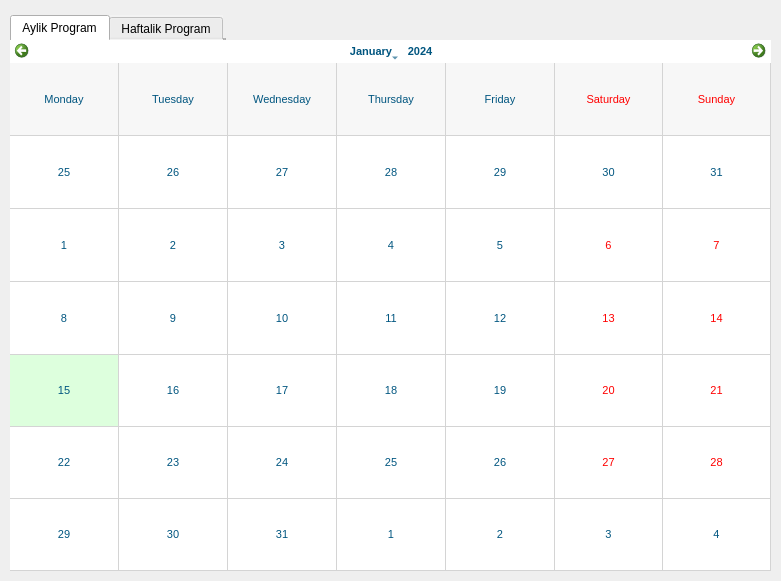
     <widget class="QFrame" name="frame_10">
      <property name="geometry">
       <rect>
        <x>10</x>
        <y>-610</y>
        <width>781</width>
        <height>581</height>
       </rect>
      </property>
      <property name="styleSheet">
       <string notr="true">color: rgb(255, 230, 207);</string>
      </property>
      <property name="frameShape">
       <enum>QFrame::NoFrame</enum>
      </property>
      <property name="frameShadow">
       <enum>QFrame::Plain</enum>
      </property>
      <widget class="QCalendarWidget" name="calendarWidget_3">
       <property name="geometry">
        <rect>
         <x>10</x>
         <y>40</y>
         <width>761</width>
         <height>531</height>
        </rect>
       </property>
       <property name="font">
        <font>
         <family>Arial</family>
         <pointsize>8</pointsize>
        </font>
       </property>
       <property name="autoFillBackground">
        <bool>false</bool>
       </property>
       <property name="styleSheet">
        <string notr="true">background-color: rgb(255, 255, 255);
selection-color: rgb(0, 85, 127);
color: rgb(0, 85, 127);
selection-background-color: rgb(221, 255, 221);</string>
       </property>
       <property name="gridVisible">
        <bool>true</bool>
       </property>
       <property name="selectionMode">
        <enum>QCalendarWidget::SingleSelection</enum>
       </property>
       <property name="horizontalHeaderFormat">
        <enum>QCalendarWidget::LongDayNames</enum>
       </property>
       <property name="verticalHeaderFormat">
        <enum>QCalendarWidget::NoVerticalHeader</enum>
       </property>
       <property name="navigationBarVisible">
        <bool>true</bool>
       </property>
       <property name="dateEditEnabled">
        <bool>true</bool>
       </property>
      </widget>
      <widget class="QTabWidget" name="tabWidget_2">
       <property name="geometry">
        <rect>
         <x>10</x>
         <y>15</y>
         <width>216</width>
         <height>25</height>
        </rect>
       </property>
       <property name="sizePolicy">
        <sizepolicy hsizetype="Fixed" vsizetype="Expanding">
         <horstretch>0</horstretch>
         <verstretch>27</verstretch>
        </sizepolicy>
       </property>
       <property name="minimumSize">
        <size>
         <width>0</width>
         <height>25</height>
        </size>
       </property>
       <property name="maximumSize">
        <size>
         <width>16777215</width>
         <height>2000000</height>
        </size>
       </property>
       <property name="font">
        <font>
         <family>Arial</family>
         <pointsize>9</pointsize>
        </font>
       </property>
       <property name="styleSheet">
        <string notr="true">color: rgb(0, 0, 0);
background-color: rgb(243, 243, 243);</string>
       </property>
       <property name="tabPosition">
        <enum>QTabWidget::North</enum>
       </property>
       <property name="tabShape">
        <enum>QTabWidget::Rounded</enum>
       </property>
       <property name="currentIndex">
        <number>0</number>
       </property>
       <property name="elideMode">
        <enum>Qt::ElideLeft</enum>
       </property>
       <widget class="QWidget" name="tab_3">
        <attribute name="title">
         <string>Aylik Program</string>
        </attribute>
       </widget>
       <widget class="QWidget" name="tab_4">
        <attribute name="title">
         <string>Haftalik Program</string>
        </attribute>
       </widget>
      </widget>
     </widget>
